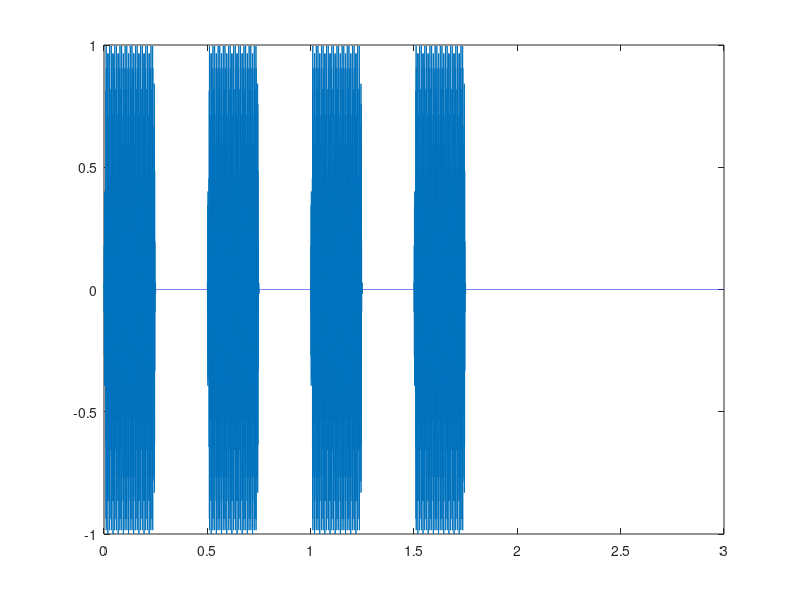

Write the MATLAB code that produced this figure.

fc = 1000; % carrier
fmod = 120; % fast modulation rate in hz
moddepth = 1; % of fast mod (for SAM)
stimrate = 2; % slow stimulus repetition rate in hz
fs = 48000;

Lstim = 2; % length of stimulus block
L = 3; % length of stimulus block incl pause
reps = 40; % how many block repetitions
Ltot = L*reps; % total length of stimulation experiment
fprintf('Total stimulation time: %d sec\n',Ltot)
stimtype = [1 0 0]; % AM tone, tone burst, chirp burst

t = 0:1/fs:Lstim-1/fs;

% create on/off slow modulation pattern:
%mod = max(square(2*pi*stimrate*t),0);
mod = zeros(1,Lstim*fs);
ons = 1:fs/stimrate:Lstim*fs+fs/stimrate;
Lr = .01*fs; % ramp length
r = [sin(linspace(0, pi/2, Lr)) ones(1,fs/stimrate/2-Lr*2) sin(linspace(pi/2, 0, Lr))]'; % ramp
for ii = 1:length(ons)-1
    mod(ons(ii):ons(ii)+fs/stimrate/2-1) = r;
end


% SAM tone
if stimtype(1)
    stim = (( 1 + moddepth*sin(2*pi*fmod*t))/2) .* sin(2*pi*fc*t);
end

% tones
if stimtype(2)
    stim = sin(2*pi*fc*t);
    tonemod = zeros(1,Lstim*fs);
    ons = 1:fs/fmod:Lstim*fs+fs/fmod;
    Lr = .001*fs; % ramp length
    r = [sin(linspace(0, pi/2, Lr)) ones(1,fs/fmod/2-Lr*2) sin(linspace(pi/2, 0, Lr))]'; % ramp
    for ii = 1:length(ons)-1
        tonemod(ons(ii):ons(ii)+fs/fmod/2-1) = r;
    end
    stim = stim.*tonemod;
end

% chirps
if stimtype(3)
    stim = zeros(1,Lstim*fs);
    a = bmchirp(100,10000,fs,0,0);
    if fmod>fs/length(a)
        error('chirp too short for modulation rate')
    end
    ons = 1:fs/fmod:Lstim*fs+fs/fmod;
    for ii = 1:length(ons)-1
        stim(ons(ii):ons(ii)+length(a)-1) = a;
    end
end

stim = stim.*mod; % apply slow on/off modulation 

stim(end:L*fs) = 0; % silence at the end of the block
t = 0:1/fs:L-1/fs;
plot(t,stim)
%soundsc(stim,fs)


%stim = repmat(stim,1,2);




